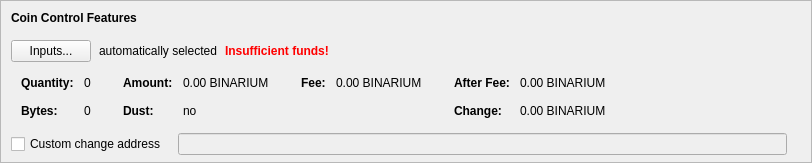
    <widget class="QFrame" name="frameCoinControl">
     <property name="sizePolicy">
      <sizepolicy hsizetype="Expanding" vsizetype="Expanding">
       <horstretch>0</horstretch>
       <verstretch>0</verstretch>
      </sizepolicy>
     </property>
     <property name="maximumSize">
      <size>
       <width>16777215</width>
       <height>16777215</height>
      </size>
     </property>
     <property name="frameShape">
      <enum>QFrame::StyledPanel</enum>
     </property>
     <property name="frameShadow">
      <enum>QFrame::Sunken</enum>
     </property>
     <layout class="QVBoxLayout" name="verticalLayoutCoinControl2">
      <property name="spacing">
       <number>0</number>
      </property>
      <property name="leftMargin">
       <number>0</number>
      </property>
      <property name="topMargin">
       <number>0</number>
      </property>
      <property name="rightMargin">
       <number>0</number>
      </property>
      <property name="bottomMargin">
       <number>6</number>
      </property>
      <item>
       <layout class="QVBoxLayout" name="verticalLayoutCoinControl" stretch="0,0,0,0,1">
        <property name="spacing">
         <number>0</number>
        </property>
        <property name="leftMargin">
         <number>10</number>
        </property>
        <property name="topMargin">
         <number>10</number>
        </property>
        <item>
         <layout class="QHBoxLayout" name="horizontalLayoutCoinControl1">
          <property name="bottomMargin">
           <number>15</number>
          </property>
          <item>
           <widget class="QLabel" name="labelCoinControlFeatures">
            <property name="sizePolicy">
             <sizepolicy hsizetype="Preferred" vsizetype="Maximum">
              <horstretch>0</horstretch>
              <verstretch>0</verstretch>
             </sizepolicy>
            </property>
            <property name="font">
             <font>
              <weight>75</weight>
              <bold>true</bold>
             </font>
            </property>
            <property name="styleSheet">
             <string notr="true">font-weight:bold;</string>
            </property>
            <property name="text">
             <string>Coin Control Features</string>
            </property>
           </widget>
          </item>
         </layout>
        </item>
        <item>
         <layout class="QHBoxLayout" name="horizontalLayoutCoinControl2" stretch="0,0,0,0">
          <property name="spacing">
           <number>8</number>
          </property>
          <property name="bottomMargin">
           <number>10</number>
          </property>
          <item>
           <widget class="QPushButton" name="pushButtonCoinControl">
            <property name="styleSheet">
             <string notr="true"/>
            </property>
            <property name="text">
             <string>Inputs...</string>
            </property>
            <property name="autoDefault">
             <bool>false</bool>
            </property>
           </widget>
          </item>
          <item>
           <widget class="QLabel" name="labelCoinControlAutomaticallySelected">
            <property name="text">
             <string>automatically selected</string>
            </property>
            <property name="margin">
             <number>5</number>
            </property>
           </widget>
          </item>
          <item>
           <widget class="QLabel" name="labelCoinControlInsuffFunds">
            <property name="font">
             <font>
              <weight>75</weight>
              <bold>true</bold>
             </font>
            </property>
            <property name="styleSheet">
             <string notr="true">color:red;font-weight:bold;</string>
            </property>
            <property name="text">
             <string>Insufficient funds!</string>
            </property>
            <property name="margin">
             <number>5</number>
            </property>
           </widget>
          </item>
          <item>
           <spacer name="horizontalSpacerCoinControl">
            <property name="orientation">
             <enum>Qt::Horizontal</enum>
            </property>
            <property name="sizeHint" stdset="0">
             <size>
              <width>40</width>
              <height>1</height>
             </size>
            </property>
           </spacer>
          </item>
         </layout>
        </item>
        <item>
         <widget class="QWidget" name="widgetCoinControl" native="true">
          <property name="sizePolicy">
           <sizepolicy hsizetype="Preferred" vsizetype="Preferred">
            <horstretch>0</horstretch>
            <verstretch>0</verstretch>
           </sizepolicy>
          </property>
          <property name="minimumSize">
           <size>
            <width>0</width>
            <height>0</height>
           </size>
          </property>
          <property name="styleSheet">
           <string notr="true"/>
          </property>
          <layout class="QHBoxLayout" name="horizontalLayoutCoinControl5">
           <property name="leftMargin">
            <number>0</number>
           </property>
           <property name="topMargin">
            <number>0</number>
           </property>
           <property name="rightMargin">
            <number>0</number>
           </property>
           <property name="bottomMargin">
            <number>0</number>
           </property>
           <item>
            <layout class="QHBoxLayout" name="horizontalLayoutCoinControl3" stretch="0,0,0,1">
             <property name="spacing">
              <number>20</number>
             </property>
             <property name="topMargin">
              <number>0</number>
             </property>
             <property name="bottomMargin">
              <number>10</number>
             </property>
             <item>
              <layout class="QFormLayout" name="formLayoutCoinControl1">
               <property name="horizontalSpacing">
                <number>10</number>
               </property>
               <property name="verticalSpacing">
                <number>14</number>
               </property>
               <property name="leftMargin">
                <number>10</number>
               </property>
               <property name="topMargin">
                <number>4</number>
               </property>
               <property name="rightMargin">
                <number>6</number>
               </property>
               <item row="0" column="0">
                <widget class="QLabel" name="labelCoinControlQuantityText">
                 <property name="font">
                  <font>
                   <weight>75</weight>
                   <bold>true</bold>
                  </font>
                 </property>
                 <property name="text">
                  <string>Quantity:</string>
                 </property>
                 <property name="margin">
                  <number>0</number>
                 </property>
                </widget>
               </item>
               <item row="0" column="1">
                <widget class="QLabel" name="labelCoinControlQuantity">
                 <property name="cursor">
                  <cursorShape>IBeamCursor</cursorShape>
                 </property>
                 <property name="contextMenuPolicy">
                  <enum>Qt::ActionsContextMenu</enum>
                 </property>
                 <property name="text">
                  <string notr="true">0</string>
                 </property>
                 <property name="margin">
                  <number>0</number>
                 </property>
                 <property name="textInteractionFlags">
                  <set>Qt::LinksAccessibleByMouse|Qt::TextSelectableByKeyboard|Qt::TextSelectableByMouse</set>
                 </property>
                </widget>
               </item>
               <item row="1" column="0">
                <widget class="QLabel" name="labelCoinControlBytesText">
                 <property name="font">
                  <font>
                   <weight>75</weight>
                   <bold>true</bold>
                  </font>
                 </property>
                 <property name="text">
                  <string>Bytes:</string>
                 </property>
                </widget>
               </item>
               <item row="1" column="1">
                <widget class="QLabel" name="labelCoinControlBytes">
                 <property name="cursor">
                  <cursorShape>IBeamCursor</cursorShape>
                 </property>
                 <property name="contextMenuPolicy">
                  <enum>Qt::ActionsContextMenu</enum>
                 </property>
                 <property name="text">
                  <string notr="true">0</string>
                 </property>
                 <property name="textInteractionFlags">
                  <set>Qt::LinksAccessibleByMouse|Qt::TextSelectableByKeyboard|Qt::TextSelectableByMouse</set>
                 </property>
                </widget>
               </item>
              </layout>
             </item>
             <item>
              <layout class="QFormLayout" name="formLayoutCoinControl2">
               <property name="horizontalSpacing">
                <number>10</number>
               </property>
               <property name="verticalSpacing">
                <number>14</number>
               </property>
               <property name="leftMargin">
                <number>6</number>
               </property>
               <property name="topMargin">
                <number>4</number>
               </property>
               <property name="rightMargin">
                <number>6</number>
               </property>
               <item row="0" column="0">
                <widget class="QLabel" name="labelCoinControlAmountText">
                 <property name="font">
                  <font>
                   <weight>75</weight>
                   <bold>true</bold>
                  </font>
                 </property>
                 <property name="text">
                  <string>Amount:</string>
                 </property>
                 <property name="margin">
                  <number>0</number>
                 </property>
                </widget>
               </item>
               <item row="0" column="1">
                <widget class="QLabel" name="labelCoinControlAmount">
                 <property name="cursor">
                  <cursorShape>IBeamCursor</cursorShape>
                 </property>
                 <property name="contextMenuPolicy">
                  <enum>Qt::ActionsContextMenu</enum>
                 </property>
                 <property name="text">
                  <string notr="true">0.00 BINARIUM</string>
                 </property>
                 <property name="textInteractionFlags">
                  <set>Qt::LinksAccessibleByMouse|Qt::TextSelectableByKeyboard|Qt::TextSelectableByMouse</set>
                 </property>
                </widget>
               </item>
               <item row="1" column="0">
                <widget class="QLabel" name="labelCoinControlLowOutputText">
                 <property name="font">
                  <font>
                   <weight>75</weight>
                   <bold>true</bold>
                  </font>
                 </property>
                 <property name="text">
                  <string>Dust:</string>
                 </property>
                </widget>
               </item>
               <item row="1" column="1">
                <widget class="QLabel" name="labelCoinControlLowOutput">
                 <property name="cursor">
                  <cursorShape>IBeamCursor</cursorShape>
                 </property>
                 <property name="contextMenuPolicy">
                  <enum>Qt::ActionsContextMenu</enum>
                 </property>
                 <property name="text">
                  <string notr="true">no</string>
                 </property>
                 <property name="textInteractionFlags">
                  <set>Qt::LinksAccessibleByMouse|Qt::TextSelectableByKeyboard|Qt::TextSelectableByMouse</set>
                 </property>
                </widget>
               </item>
              </layout>
             </item>
             <item>
              <layout class="QFormLayout" name="formLayoutCoinControl3">
               <property name="horizontalSpacing">
                <number>10</number>
               </property>
               <property name="verticalSpacing">
                <number>14</number>
               </property>
               <property name="leftMargin">
                <number>6</number>
               </property>
               <property name="topMargin">
                <number>4</number>
               </property>
               <property name="rightMargin">
                <number>6</number>
               </property>
               <item row="0" column="0">
                <widget class="QLabel" name="labelCoinControlFeeText">
                 <property name="font">
                  <font>
                   <weight>75</weight>
                   <bold>true</bold>
                  </font>
                 </property>
                 <property name="text">
                  <string>Fee:</string>
                 </property>
                 <property name="margin">
                  <number>0</number>
                 </property>
                </widget>
               </item>
               <item row="0" column="1">
                <widget class="QLabel" name="labelCoinControlFee">
                 <property name="cursor">
                  <cursorShape>IBeamCursor</cursorShape>
                 </property>
                 <property name="contextMenuPolicy">
                  <enum>Qt::ActionsContextMenu</enum>
                 </property>
                 <property name="text">
                  <string notr="true">0.00 BINARIUM</string>
                 </property>
                 <property name="textInteractionFlags">
                  <set>Qt::LinksAccessibleByMouse|Qt::TextSelectableByKeyboard|Qt::TextSelectableByMouse</set>
                 </property>
                </widget>
               </item>
              </layout>
             </item>
             <item>
              <layout class="QFormLayout" name="formLayoutCoinControl4">
               <property name="horizontalSpacing">
                <number>10</number>
               </property>
               <property name="verticalSpacing">
                <number>14</number>
               </property>
               <property name="leftMargin">
                <number>6</number>
               </property>
               <property name="topMargin">
                <number>4</number>
               </property>
               <property name="rightMargin">
                <number>6</number>
               </property>
               <item row="0" column="0">
                <widget class="QLabel" name="labelCoinControlAfterFeeText">
                 <property name="font">
                  <font>
                   <weight>75</weight>
                   <bold>true</bold>
                  </font>
                 </property>
                 <property name="text">
                  <string>After Fee:</string>
                 </property>
                 <property name="margin">
                  <number>0</number>
                 </property>
                </widget>
               </item>
               <item row="0" column="1">
                <widget class="QLabel" name="labelCoinControlAfterFee">
                 <property name="cursor">
                  <cursorShape>IBeamCursor</cursorShape>
                 </property>
                 <property name="contextMenuPolicy">
                  <enum>Qt::ActionsContextMenu</enum>
                 </property>
                 <property name="text">
                  <string notr="true">0.00 BINARIUM</string>
                 </property>
                 <property name="textInteractionFlags">
                  <set>Qt::LinksAccessibleByMouse|Qt::TextSelectableByKeyboard|Qt::TextSelectableByMouse</set>
                 </property>
                </widget>
               </item>
               <item row="1" column="0">
                <widget class="QLabel" name="labelCoinControlChangeText">
                 <property name="font">
                  <font>
                   <weight>75</weight>
                   <bold>true</bold>
                  </font>
                 </property>
                 <property name="text">
                  <string>Change:</string>
                 </property>
                </widget>
               </item>
               <item row="1" column="1">
                <widget class="QLabel" name="labelCoinControlChange">
                 <property name="cursor">
                  <cursorShape>IBeamCursor</cursorShape>
                 </property>
                 <property name="contextMenuPolicy">
                  <enum>Qt::ActionsContextMenu</enum>
                 </property>
                 <property name="text">
                  <string notr="true">0.00 BINARIUM</string>
                 </property>
                 <property name="textInteractionFlags">
                  <set>Qt::LinksAccessibleByMouse|Qt::TextSelectableByKeyboard|Qt::TextSelectableByMouse</set>
                 </property>
                </widget>
               </item>
              </layout>
             </item>
            </layout>
           </item>
          </layout>
         </widget>
        </item>
        <item>
         <layout class="QHBoxLayout" name="horizontalLayoutCoinControl4" stretch="0,0,0">
          <property name="spacing">
           <number>12</number>
          </property>
          <property name="sizeConstraint">
           <enum>QLayout::SetDefaultConstraint</enum>
          </property>
          <property name="topMargin">
           <number>5</number>
          </property>
          <property name="rightMargin">
           <number>5</number>
          </property>
          <item>
           <widget class="QCheckBox" name="checkBoxCoinControlChange">
            <property name="toolTip">
             <string>If this is activated, but the change address is empty or invalid, change will be sent to a newly generated address.</string>
            </property>
            <property name="text">
             <string>Custom change address</string>
            </property>
           </widget>
          </item>
          <item>
           <widget class="QValidatedLineEdit" name="lineEditCoinControlChange">
            <property name="enabled">
             <bool>false</bool>
            </property>
            <property name="sizePolicy">
             <sizepolicy hsizetype="Expanding" vsizetype="Fixed">
              <horstretch>0</horstretch>
              <verstretch>0</verstretch>
             </sizepolicy>
            </property>
           </widget>
          </item>
          <item>
           <widget class="QLabel" name="labelCoinControlChangeLabel">
            <property name="sizePolicy">
             <sizepolicy hsizetype="Preferred" vsizetype="Expanding">
              <horstretch>0</horstretch>
              <verstretch>0</verstretch>
             </sizepolicy>
            </property>
            <property name="minimumSize">
             <size>
              <width>0</width>
              <height>0</height>
             </size>
            </property>
            <property name="text">
             <string/>
            </property>
            <property name="margin">
             <number>3</number>
            </property>
           </widget>
          </item>
         </layout>
        </item>
        <item>
         <spacer name="verticalSpacerCoinControl">
          <property name="orientation">
           <enum>Qt::Vertical</enum>
          </property>
          <property name="sizeHint" stdset="0">
           <size>
            <width>800</width>
            <height>1</height>
           </size>
          </property>
         </spacer>
        </item>
       </layout>
      </item>
     </layout>
    </widget>
